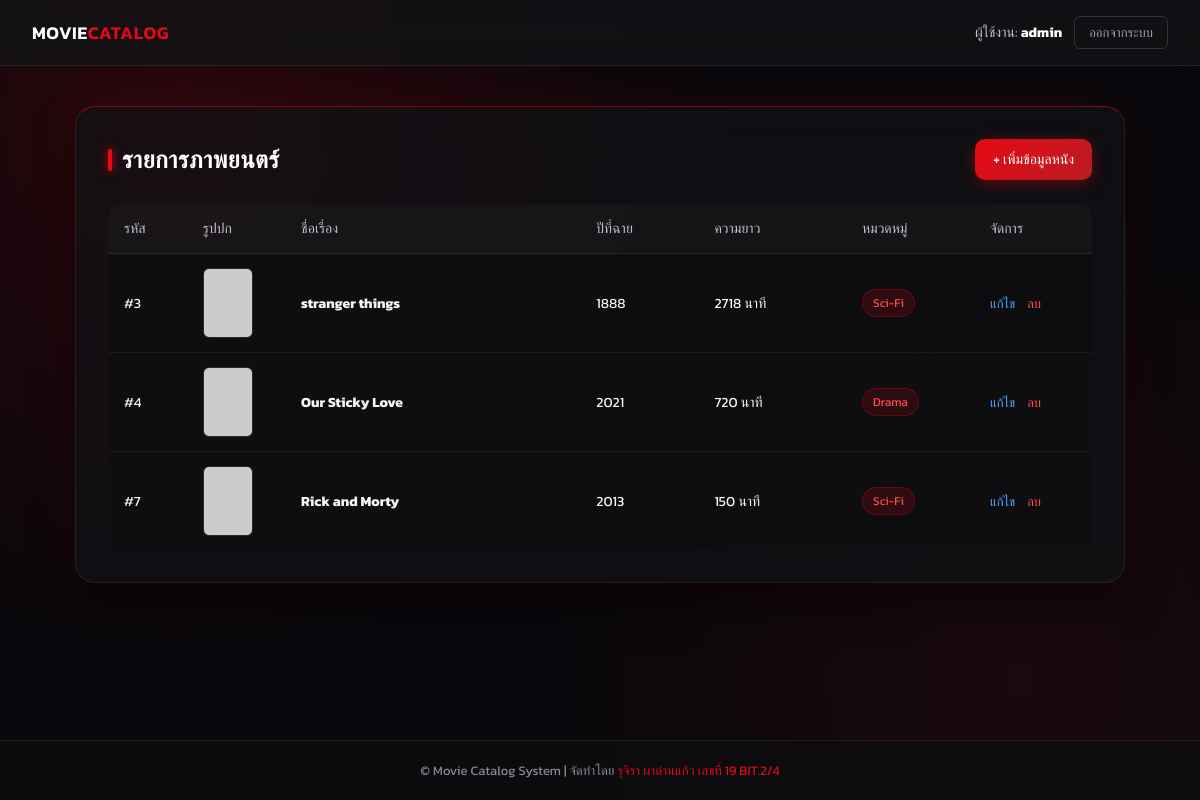
/index.php (signed in), run on the app's committed database.
### tables this page shows
CREATE TABLE `movies` (
  `movie_id` int(11) NOT NULL,
  `title` varchar(100) NOT NULL,
  `release_year` int(11) NOT NULL,
  `duration_min` int(11) NOT NULL,
  `cover_image` varchar(255) DEFAULT NULL,
  `genre_id` int(11) NOT NULL
);

CREATE TABLE `genres` (
  `genre_id` int(11) NOT NULL,
  `genre_name` varchar(50) NOT NULL,
  `description` varchar(255) DEFAULT NULL,
  `target_audience` varchar(50) NOT NULL
);

### index.php (the view, shortened to what this page needs)
<?php
include "action/connect.php";
$sql = "SELECT movies.movie_id, movies.title, movies.release_year, movies.duration_min, movies.cover_image, genres.genre_name
        FROM movies
        LEFT JOIN genres ON movies.genre_id = genres.genre_id";
$result = mysqli_query($con, $sql);
?>
<!DOCTYPE html>
<html lang="th">
<head>
</head>
<body>
    <nav class="navbar">
        <div class="navbar-brand">
            MOVIE<span>CATALOG</span>
        </div>
        <div class="navbar-user">
            <span>ผู้ใช้งาน: <strong><?= htmlspecialchars($_SESSION["username"]) ?></strong></span>
            <a href="logout.php" class="btn-logout">ออกจากระบบ</a>
        </div>
    </nav>
    <main class="main-content">
        <div class="container">
            <div class="actions">
                <h2>รายการภาพยนตร์</h2>
                <a href="insert_movie.php" class="btn-add">+ เพิ่มข้อมูลหนัง</a>
            </div>
            <div class="table-responsive">
                <table>
                    <thead>
                        <tr>
                            <th width="8%">รหัส</th>
                            <th width="10%">รูปปก</th>
                            <th width="30%">ชื่อเรื่อง</th>
                            <th width="12%">ปีที่ฉาย</th>
                            <th width="15%">ความยาว</th>
                            <th width="13%">หมวดหมู่</th>
                            <th width="12%">จัดการ</th>
                        </tr>
                    </thead>
                    <tbody>
                        <?php while ($row = mysqli_fetch_assoc($result)) { ?>
                            <tr>
                                <td>#<?= $row['movie_id'] ?></td>
                                <td>
                                    <?php if (!empty($row['cover_image'])) { ?>
                                        <img src="<?= htmlspecialchars($row['cover_image']) ?>" class="movie-poster" alt="Poster" onerror="this.src='https://via.placeholder.com/50x70/1a1a20/888888?text=No+Img';">
                                    <?php } else { ?>
                                        <img src="https://via.placeholder.com/50x70/1a1a20/888888?text=No+Img" class="movie-poster" alt="No Cover">
                                    <?php } ?>
                                </td>
                                <td><strong><?= htmlspecialchars($row['title']) ?></strong></td>
                                <td><?= $row['release_year'] ?></td>
                                <td><?= $row['duration_min'] ?> นาที</td>
                                <td>
                                    <span class="badge">
                                        <?= htmlspecialchars($row['genre_name'] ?? 'ไม่ระบุ') ?>
                                    </span>
                                </td>
                                <td>
                                    <div class="action-links">
                                        <a href="update_movie.php?id=<?= $row['movie_id'] ?>" class="btn-edit">แก้ไข</a>
                                        <a href="action/delete_movie.php?id=<?= $row['movie_id'] ?>" class="btn-delete" onclick="return confirm('ยืนยันการลบภาพยนตร์เรื่องนี้?');">ลบ</a>
                                    </div>
                                </td>
                            </tr>
                        <?php } ?>
                    </tbody>
                </table>
            </div>
        </div>
    </main>
    <footer class="footer">
        <p>&copy; Movie Catalog System | จัดทำโดย <span>รุจิรา ผาด่านแก้ว เลขที่ 19 BIT.2/4</span></p>
    </footer>
</body>
</html>

### index.php (style rules this page uses)
* { box-sizing: border-box; font-family: 'Kanit', sans-serif; margin: 0; padding: 0; }
body { background-color: #08070b; background-image: radial-gradient(circle at 15% 15%, rgba(229, 9, 20, 0.15) 0%, transparent 45%), radial-gradient(circle at 85% 85%, rgba(184, 29, 36, 0.1) 0%, transparent 40%); min-height: 100vh; color: #f5f5f1; display: flex; flex-direction: column; }
.navbar { width: 100%; background: rgba(18, 18, 22, 0.85); backdrop-filter: blur(15px); -webkit-backdrop-filter: blur(15px); border-bottom: 1px solid rgba(255, 255, 255, 0.08); padding: 16px 32px; display: flex; justify-content: space-between; align-items: center; position: sticky; top: 0; z-index: 100; }
.navbar-brand { font-size: 18px; font-weight: 600; color: #ffffff; letter-spacing: 0.5px; }
.navbar-brand span { color: #e50914; }
.navbar-user { display: flex; align-items: center; gap: 12px; font-size: 14px; color: #c0c0c8; }
.navbar-user strong { color: #ffffff; }
.btn-logout { color: #a0a0ab; text-decoration: none; font-size: 13px; padding: 6px 14px; border: 1px solid rgba(255, 255, 255, 0.15); border-radius: 6px; transition: all 0.25s ease; }
.main-content { flex: 1; display: flex; justify-content: center; align-items: flex-start; padding: 40px 20px; }
.container { width: 100%; max-width: 1050px; background: rgba(18, 18, 22, 0.75); backdrop-filter: blur(20px); -webkit-backdrop-filter: blur(20px); border: 1px solid rgba(255, 255, 255, 0.08); border-top: 1px solid rgba(229, 9, 20, 0.5); border-radius: 20px; padding: 32px; box-shadow: 0 20px 40px rgba(0, 0, 0, 0.6), 0 0 40px rgba(229, 9, 20, 0.12); }
.actions { display: flex; justify-content: space-between; align-items: center; margin-bottom: 24px; }
h2 { font-size: 24px; font-weight: 600; color: #ffffff; display: flex; align-items: center; gap: 10px; letter-spacing: 0.5px; }
h2::before { content: ''; display: inline-block; width: 4px; height: 22px; background: #e50914; border-radius: 4px; box-shadow: 0 0 10px #e50914; }
.btn-add { display: inline-flex; align-items: center; gap: 6px; padding: 10px 18px; background: linear-gradient(135deg, #e50914 0%, #b81d24 100%); color: #ffffff; text-decoration: none; border-radius: 10px; font-size: 14px; font-weight: 500; transition: all 0.25s ease; box-shadow: 0 4px 15px rgba(229, 9, 20, 0.35); }
.table-responsive { overflow-x: auto; }
table { width: 100%; border-collapse: collapse; text-align: left; background: rgba(10, 10, 14, 0.4); border-radius: 12px; overflow: hidden; }
th, td { padding: 14px 16px; vertical-align: middle; }
th { background: rgba(255, 255, 255, 0.03); color: #c0c0c8; font-weight: 500; font-size: 14px; border-bottom: 1px solid rgba(255, 255, 255, 0.08); }
td { color: #f5f5f1; font-size: 14px; border-bottom: 1px solid rgba(255, 255, 255, 0.05); }
tr:last-child td { border-bottom: none; }
.movie-poster { width: 50px; height: 70px; object-fit: cover; border-radius: 6px; border: 1px solid rgba(255, 255, 255, 0.1); background-color: #121216; display: block; }
.badge { display: inline-block; padding: 4px 10px; background: rgba(229, 9, 20, 0.15); color: #ff4d4d; border: 1px solid rgba(229, 9, 20, 0.3); border-radius: 20px; font-size: 12px; font-weight: 400; }
.action-links { display: flex; gap: 12px; }
.action-links a { text-decoration: none; font-size: 13px; transition: all 0.2s ease; }
.btn-edit { color: #4da6ff; }
.btn-delete { color: #ff4d4d; }
.footer { width: 100%; background: rgba(12, 12, 15, 0.85); border-top: 1px solid rgba(255, 255, 255, 0.08); padding: 20px; text-align: center; font-size: 13px; color: #888890; }
.footer p span { color: #e50914; }

### data on the page
movies: movie_id "3", title "stranger things", release_year "1888", duration_min "2718", genre.genre_name "Sci-Fi"
movies: movie_id "4", title "Our Sticky Love", release_year "2021", duration_min "720", genre.genre_name "Drama"
movies: movie_id "7", title "Rick and Morty", release_year "2013", duration_min "150", genre.genre_name "Sci-Fi"

### other printed values
$_SESSION["username"] "admin"
